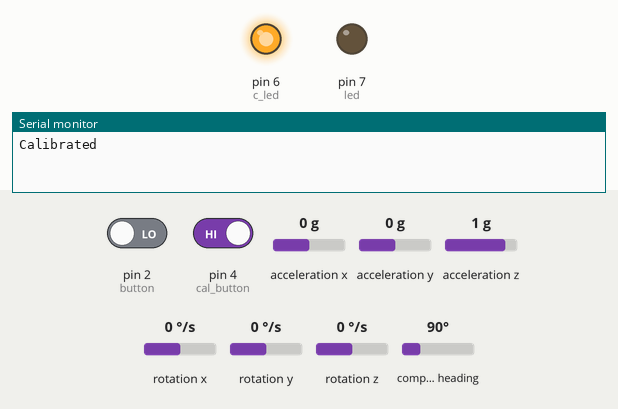
Bench run of a sketch on a simulated Arduino Uno, built with avr-gcc and run on an emulated ATmega328P. Parts: output pins drawn as LEDs (lit = HIGH), the last lines printed to the serial monitor. The test bench sets the inputs (shaded band); at power-on: pin 2 (button) LOW, pin 4 (cal_button) HIGH, acceleration x 0 g, acceleration y 0 g, acceleration z 1 g, rotation x 0 °/s, rotation y 0 °/s, rotation z 0 °/s, compass heading 90°.

Above: at 2.2 s.
2.3 s: pin 2 (button) driven HIGH and pin 4 (cal_button) driven LOW
At 3.1 s:
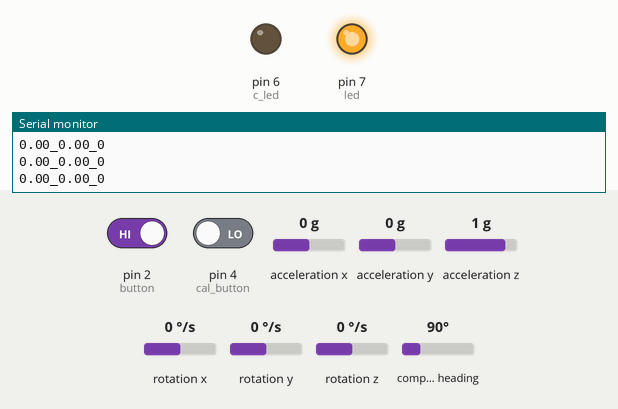
3.8 s: pin 2 (button) driven LOW
At 4.1 s:
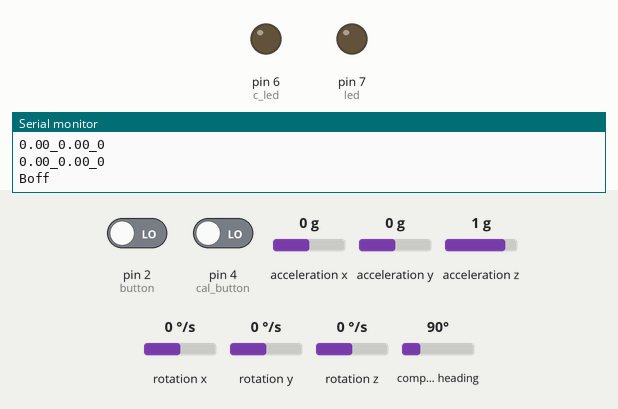
5.3 s: pin 2 (button) driven HIGH
At 6.1 s:
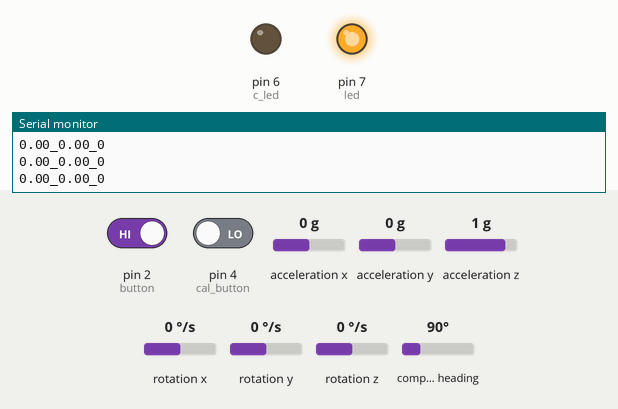
6.8 s: pin 4 (cal_button) driven HIGH
At 7.1 s:
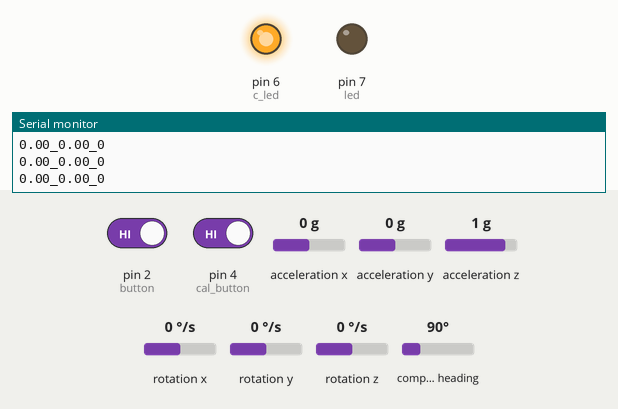
Timing chart, 0 to 9.3 s (numbered marks = the images above; inputs shaded):
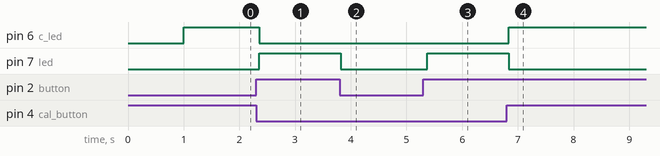

The sketch:

IMU_script.ino
```cpp
#include "Wire.h" // This library allows you to communicate with I2C devices.
#include "Adafruit_Sensor.h"
#include "Adafruit_BNO055.h"
#include <utility/imumaths.h>
#include <SoftwareSerial.h>

Adafruit_BNO055 bno = Adafruit_BNO055(55);

int led = 7;     // draw LED pin
int button = 2; // push button is connected
int c_led = 6; //calibration led pin
int cal_button = 4; // calibration button is connected

int bState = 0;     // temporary variable for reading the button pin status
int prevBState = 0; // temporary variable for reading the button pin status (the previous status)

int cState = 0;      // temporary variable
int cal_time = 1;    // length of calibration

float x_distance = 0;
float y_distance = 0;

//time tracking
unsigned long previousMillis = 0;
unsigned long currentMillis = 0;
int interval = 0; //ms

// orientation data
float thetaM;
float phiM;
float thetaFold=0;
float thetaFnew;
float phiFold=0;
float phiFnew;

float thetaG=0;
float phiG=0;

float theta;
float phi;

float dt;
unsigned long millisOld;

#define BNO055_SAMPLERATE_DELAY_MS (100)

void setup() {
  Serial.begin(9600);
  pinMode(led, OUTPUT);   // declare LED as output
  pinMode(button, INPUT); // declare push button as input
  pinMode(c_led, OUTPUT);

  // Initialise the sensor
  if(!bno.begin())
  {
    // There was a problem detecting the BNO055 ... check your connections
    Serial.println("Ooops, no BNO055 detected ... Check your wiring or I2C ADDR!");
  }
  Serial.println(""); Serial.println("Calibrated");

  delay(1000);
  bno.setExtCrystalUse(true);
}

//** TIME FUNCTIONS **//
bool hit_time_interval(){
  bool hasHit = currentMillis - previousMillis >= interval;
  if (hasHit){
    previousMillis = currentMillis;
  }
  return hasHit;
}

void update_time(){
  currentMillis = millis();
}
//** TIME FUNCTIONS **//

void loop() {
  sensors_event_t event;
  prevBState = bState;
  bState = digitalRead(button);
  cState = digitalRead(cal_button);

  // collect and calculate the roll and pitch data
  uint8_t system, gyro, accel, mg = 0;
  bno.getCalibration(&system, &gyro, &accel, &mg);
  imu::Vector<3> acc = bno.getVector(Adafruit_BNO055::VECTOR_ACCELEROMETER);
  imu::Vector<3> gyr = bno.getVector(Adafruit_BNO055::VECTOR_GYROSCOPE);

  thetaM=-atan2(acc.x()/9.8,acc.z()/9.8)/2/3.141592654*360;
  phiM=-atan2(acc.y()/9.8,acc.z()/9.8)/2/3.141592654*360;
  phiFnew=.95*phiFold+.05*phiM;
  thetaFnew=.95*thetaFold+.05*thetaM;

  dt=(millis()-millisOld)/1000.;
  millisOld=millis();
  theta=(theta+gyr.y()*dt)*.95+thetaM*.05;
  phi=(phi-gyr.x()*dt)*.95+ phiM*.05;
  thetaG=thetaG+gyr.y()*dt;
  phiG=phiG-gyr.x()*dt;

  //bluetooth signals
  if (cState == LOW && prevBState == LOW && bState == HIGH){
      Serial.print("Bon\n");
  }else if (cState == LOW && prevBState == HIGH && bState == LOW){
      Serial.print("Boff\n");
  }

  //trying to calibrate the pen
  if (cState == HIGH) {
    digitalWrite(c_led, HIGH);
    thetaG=0;
    thetaFold=0;
    phiG=0;
    phiFold=0;
    x_distance = 0;
    y_distance = 0;
  } else {
    digitalWrite(c_led, LOW);
  }

  // when drawing button is pressed and not calibrating
  if (bState == HIGH && cState == LOW) {
    digitalWrite(led, HIGH);
    update_time();
    if (hit_time_interval()) {
      x_distance += -phi * dt * dt / 100;
      y_distance += theta * dt * dt / 100;
      Serial.print(x_distance, 2);
      Serial.print("_");
      Serial.print(y_distance, 2);
      Serial.print("_");
      Serial.print(0);
      Serial.print("\n");
    }
    phiFold=phiFnew;
    thetaFold=thetaFnew;
  } else {
    digitalWrite(led, LOW);
    x_distance = 0;
    y_distance = 0;
  }
  delay(BNO055_SAMPLERATE_DELAY_MS);
}
```

Measured:
- after the input at 2.3 s, pin 6 (c_led): HIGH → LOW after 0.05 s; pin 7 (led): LOW → HIGH after 0.05 s
- after the input at 3.8 s, pin 7 (led): HIGH → LOW at once
- after the input at 5.3 s, pin 7 (led): LOW → HIGH after 0.07 s
- after the input at 6.8 s, pin 6 (c_led): LOW → HIGH at once; pin 7 (led): HIGH → LOW at once
